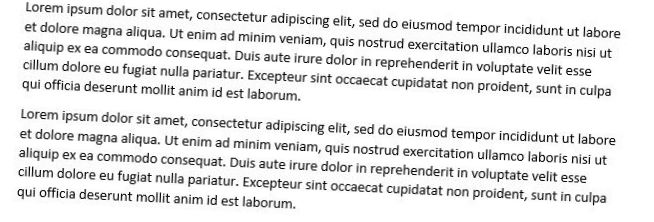
#> input picture Pre_Processing/Projection/skewed_text.jpg, 654 x 222 px
$ python skew_line_detection_projection.py
#> lines starting #> are read from the running program, lines starting #| are printed output that depends on the picture; after the words box and inside, x2 and y2 are one past the last pixel; in counts of white or black regions, pixels touching at a corner belong together
### Pre_Processing/Projection/projection.py
#!/usr/bin/python

# Copyright (c) Microsoft Corporation. All rights reserved.
# Licensed under the MIT License.

import cv2
import numpy as np
import sys


def find_runs(sum_rows, level=0):
    """
    Identify sequence of rows where the sum is high.
    This indicates existence of text (where the sum is above level)
    Do the same for sequences where the sum is low
    This indicates a line break - the abscence of text
    """
    lows = []
    highs = []
    num_rows = len(sum_rows)
    old_low_high = -1
    curr_run = []

    for pos in range(num_rows):

        if sum_rows[pos] <= level:
            low_high = 0
        else:
            low_high = 1

        if old_low_high == -1:
            old_low_high = low_high
            curr_run.append(pos)
            continue

        if old_low_high != low_high:
            # new run
            if old_low_high == 0:
                lows.append(curr_run)
            else:
                highs.append(curr_run)

            old_low_high = low_high
            curr_run = []

        curr_run.append(pos)

    return lows, highs


def analyze_runs(lows):

    print("lows")
    lmr_low = []
    for run in lows:
        middle_of_run = ((run[-1] - run[0])/2) + run[0]
        run_width = run[-1] - run[0]
        lmr_low.append([run[0], middle_of_run, run[-1], run_width])

        print(f"num points: {len(run)}"
              f" run_width: {run_width}"
              f" middle pos of run: {middle_of_run}")

    # extract details of each 'low' - start, middle, end, width
    widths = []
    num_seqs = len(lmr_low)
    prev_lmr = None
    for i in range(num_seqs):
        lmr = lmr_low[i]
        if prev_lmr is None:
            prev_lmr = lmr_low[i]
            continue

        pl, pm, pr, pw = prev_lmr
        l, m, r, w = lmr

        widths.append(m-pm)
        prev_lmr = lmr

    median_width = np.median(widths)

    print(np.median(widths))
    print(np.average(widths))

    start = lmr_low[0][1]
    end = lmr_low[-1][1]

    return start, end, median_width, lmr_low


def prepare_for_projection(image, angle):

    # Rotate the source image
    img = rotate(image, angle)

    # Threshold image - this is good for text no a white background.
    # may need tuning depending on image
    _, thresholded_image = cv2.threshold(img, 140, 255, cv2.THRESH_BINARY)

    return thresholded_image


def get_projection(image, vert=False):

    axis = 1
    if vert:
        axis = 0

    # Compute the sums of the rows - the projection
    # row_sums = sum_rows(image)
    row_sums = np.sum(image, axis=axis)

    # normalise to 0 to 255
    max_row = np.max(row_sums)
    row_sums = (row_sums / max_row) * 255
    return row_sums


def find_best_projection(img, start_angle, end_angle, vert, incr=0.5):

    min_score = sys.maxsize
    best_angle = -1
    best_projection = None

    angle = 0
    while angle <= end_angle:

        rotated_thresholded_img = prepare_for_projection(img, angle)

        # Compute the sums of the rows - the projection
        projection = get_projection(rotated_thresholded_img, vert)

        # because we are looking at text
        # rows between text (line breaks) should
        # have 0 value pixels if the skew is corrected
        # so we want the fewest rows that are > 0
        score = np.count_nonzero(projection)
        print(f"score: {score}  num rows: {len(projection)}")
        if score < min_score:
            min_score = score
            best_angle = angle
            best_projection = projection

        angle += incr

    return min_score, best_angle, best_projection


def rotate(img, angle):
    rows, cols = img.shape
    M = cv2.getRotationMatrix2D((cols / 2, rows / 2), angle, 1)
    dst = cv2.warpAffine(img, M, (cols, rows))
    return dst


def show_image(img, row_sums, line_breaks, vert=False):

    # draw the line breaks calculated from the
    # projection lows
    if not vert:
        for line_break_pos in line_breaks:
            img[line_break_pos, :] = 255
    else:
        for line_break_pos in line_breaks:
            img[:, line_break_pos] = 255

    img = 255 - img
    cv2.imshow('projection results', img)

    cv2.waitKey(0)


def load_image(file_path, squarify=False, invert=True):

    img = cv2.imread(file_path, 0)

    if invert:
        img = 255 - img

    if squarify:
        h, w = img.shape
        min_dim = min(h, w)
        img = img[0:min_dim, 0:min_dim]

    return img

### Pre_Processing/Projection/skew_line_detection_projection.py
#!/usr/bin/python

# Copyright (c) Microsoft Corporation. All rights reserved.
# Licensed under the MIT License.

import projection as p


def main():

    image_file_path = './skewed_text.jpg'
    is_vert_projection = False

    image = p.load_image(image_file_path)
#> in load_image, img is the input picture: shape (222, 654); min 0, max 255, mean 229.1

    # identify skew by rotating image and analysing the projection
    _, skew_angle, projection = p.find_best_projection(
        image,
        0,
        10,
        vert=is_vert_projection
    )
#> the loop in find_best_projection, `while angle <= end_angle: ` made 21 passes
#> (max_row in get_projection, score, min_score) on passes 1 to 6: (26265, 196, 196), (16830, 190, 190), (18615, 185, 185), (26010, 180, 180), (37230, 155, 155), (39270, 124, 124)
#> (max_row in get_projection, score) on passes 7 to 12: (36975, 142), (28050, 177), (20910, 193), (15300, 207), (18870, 216), (18360, 220)
#| score: 196  num rows: 222
#| score: 190  num rows: 222
#| score: 185  num rows: 222
#| score: 180  num rows: 222
#| score: 155  num rows: 222
#| score: 124  num rows: 222
#| score: 142  num rows: 222
#| score: 177  num rows: 222
#> (further printed lines are left out)
#> pass 1, in prepare_for_projection, `_, thresholded_image = cv2.threshold(img, 140, 255, cv2.THRESH_BINARY)`:
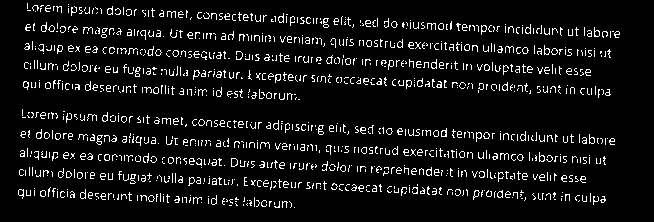
#> thresholded_image: shape (222, 654); 7.6% white in thin lines or dots, all inside (x1, y1, x2, y2) = (18, 3, 620, 208)
#> pass 2, in prepare_for_projection (call 2), `_, thresholded_image = cv2.threshold(img, 140, 255, cv2.THRESH_BINARY)`:
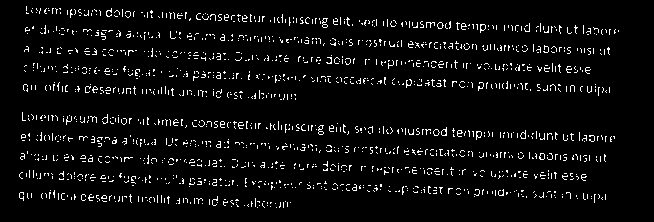
#> thresholded_image: shape (222, 654); 5.1% white in thin lines or dots, all inside (x1, y1, x2, y2) = (19, 6, 619, 208)
#> pass 3, in rotate (call 3), `dst = cv2.warpAffine(img, M, (cols, rows))`:
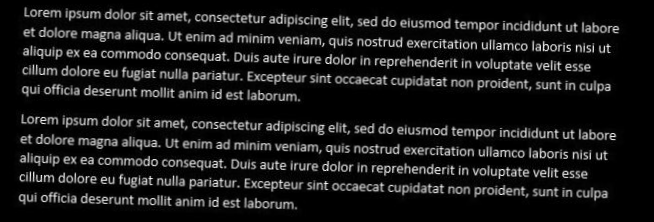
#> dst: shape (222, 654); min 0, max 248, mean 25.9
#> after the loop in find_best_projection, `while angle <= end_angle:`:
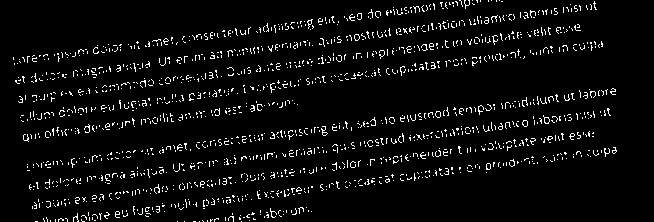
#> rotated_thresholded_img: shape (222, 654); 5.1% white in thin lines or dots
#> after the loop in find_best_projection, `while angle <= end_angle:`: angle = 10.5; best_angle = 2.5; best_projection = 222 values, max 255 at index 19, min 0 at index 0, mean 59.03; min_score = 124
#> skew_angle = 2.5; projection has the same summary as best_projection in find_best_projection

    # find the locations of text lines
    # lows are line breaks, highs are text
    lows, highs = p.find_runs(projection)
#> in find_runs, `num_rows = len(sum_rows)`: num_rows = 222
#> after the loop in find_runs, `for pos in range(num_rows):`: curr_run = [211, 212, 213, 214, 215, 216, 217, 218, 219, 220, 221]; highs = 10 items; old_low_high = 0
#> lows = 10 items; highs = 10 items

    # get the line break dimensions
    start, end, median_width, lmr_low = p.analyze_runs(lows)
#> the loop in analyze_runs, `for run in lows:` made 10 passes
#> (run, middle_of_run, run_width) on passes 1, 2, 3, 4, 5, 7, 8, 9, 10: ([0, 1, 2, 3, 4, 5, 6, 7, 8, 9, 10, 11, 12, 13, 14], 7, 14), ([28, 29, 30, 31, 32, 33, 34], 31, 6), ([48, 49, 50, 51, 52, 53], 50.5, 5), ([67, 68, 69, 70, 71, 72], 69.5, 5), ([86, 87, 88, 89, 90, 91], 88.5, 5), ([135, 136, 137, 138, 139, 140, 141], 138, 6), ([155, 156, 157, 158, 159, 160], 157.5, 5), ([174, 175, 176, 177, 178, 179], 176.5, 5), ([193, 194, 195, 196, 197, 198, 199], 196, 6)
#> (middle_of_run, run_width) on pass 6: (112, 20)
#| num points: 15 run_width: 14 middle pos of run: 7.0
#| num points: 7 run_width: 6 middle pos of run: 31.0
#| num points: 6 run_width: 5 middle pos of run: 50.5
#| num points: 6 run_width: 5 middle pos of run: 69.5
#| num points: 6 run_width: 5 middle pos of run: 88.5
#| num points: 21 run_width: 20 middle pos of run: 112.0
#| num points: 7 run_width: 6 middle pos of run: 138.0
#| num points: 6 run_width: 5 middle pos of run: 157.5
#> (further printed lines are left out)
#> after the loop in analyze_runs, `for run in lows:`: lmr_low = [[0, 7, 14, 14], [28, 31, 34, 6], [48, 50.5, 53, 5], [67, 69.5, 72, 5], [86, 88.5, 91, 5], [102, 112, 122, 20], [135, 138, 141, 6], [155, 157.5, 160, 5], [174, 176.5, 179, 5], [193, 196, 199, 6]]
#> in analyze_runs, `num_seqs = len(lmr_low)`: num_seqs = 10
#> the loop in analyze_runs, `for i in range(num_seqs):` made 10 passes
#> (pl, pm, pr, pw, l, m, r, w) on passes 2 to 10: (0, 7, 14, 14, 28, 31, 34, 6), (28, 31, 34, 6, 48, 50.5, 53, 5), (48, 50.5, 53, 5, 67, 69.5, 72, 5), (67, 69.5, 72, 5, 86, 88.5, 91, 5), (86, 88.5, 91, 5, 102, 112, 122, 20), (102, 112, 122, 20, 135, 138, 141, 6), (135, 138, 141, 6, 155, 157.5, 160, 5), (155, 157.5, 160, 5, 174, 176.5, 179, 5), (174, 176.5, 179, 5, 193, 196, 199, 6)
#> after the loop in analyze_runs, `for i in range(num_seqs):`: widths = [24, 19.5, 19, 19, 23.5, 26, 19.5, 19, 19.5]
#> in analyze_runs, `median_width = np.median(widths)`: median_width = 19.5
#| 19.5
#| 21.0
#> in analyze_runs, `start = lmr_low[0][1]`: start = 7
#> in analyze_runs, `end = lmr_low[-1][1]`: end = 196
#> start = 7; end = 196; median_width = 19.5

    # take the mid point in the middle of a line break
    # where the width is greater than 3 (skips very narrow gaps)
    line_breaks = [int(lmr[1]) for lmr in lmr_low if lmr[3] > 3]
#> line_breaks = [7, 31, 50, 69, 88, 112, 138, 157, 176, 196]

    # correct the skew of the original image
    image = p.rotate(image, skew_angle)
#> in rotate (call 22), `M = cv2.getRotationMatrix2D((cols / 2, rows / 2), angle, 1)`: M = [[0.999, 0.0436, -4.53], [-0.0436, 0.999, 14.37]]
#> in rotate (call 22), `dst = cv2.warpAffine(img, M, (cols, rows))`:
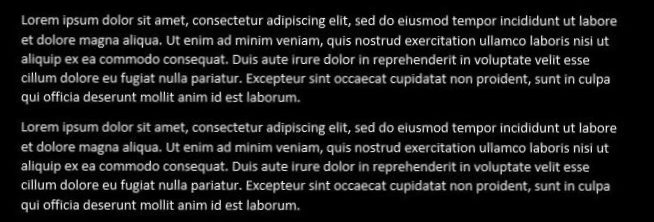
#> dst: shape (222, 654); min 0, max 254, mean 25.9

    # show the skew corrected image and the line breaks.
    p.show_image(
        image,
        projection,
        line_breaks,
        is_vert_projection)
#> the loop in show_image, `for line_break_pos in line_breaks:` made 10 passes
#> line_break_pos on passes 1 to 10: 7, 31, 50, 69, 88, 112, 138, 157, 176, 196
#> after the loop in show_image, `for line_break_pos in line_breaks:`:
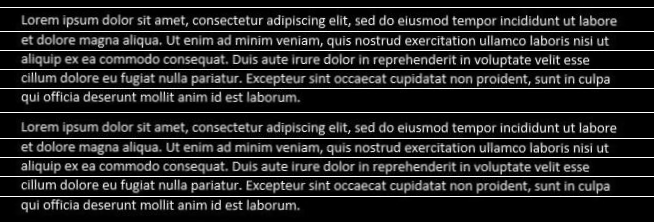
#> img: shape (222, 654); min 0, max 255, mean 37.3
#> in show_image, `img = 255 - img`:
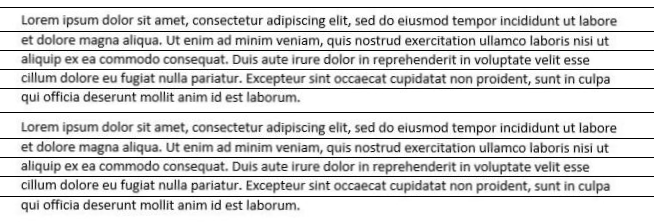
#> img: shape (222, 654); min 0, max 255, mean 217.7


if __name__ == "__main__":
    main()
